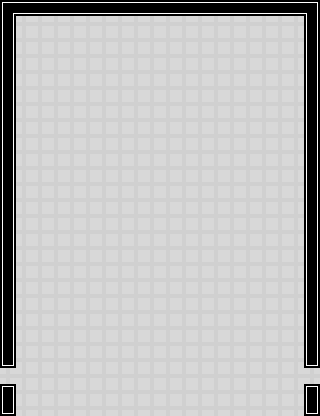

A level layout from a 2D game, rendered from its tile map. Below: a short description, then the map file with tile-grid data replaced by summaries:
An orthogonal 20x26 tile map with 16x16 px tiles, 1 tile layer (background), 1 hidden layer not drawn and 36 objects (35x brick, paddle).

<map version="1.0" orientation="orthogonal" width="20" height="26" tilewidth="16" tileheight="16">
 <properties>
  <property name="name" value="swirl" />
 </properties>
 <tileset firstgid="1" name="tiles16" tilewidth="16" tileheight="16">
  <image source="../img/tiles16.png" width="192" height="144" />
  <tile id="79">
   <properties>
    <property name="type" value="solid" />
   </properties>
  </tile>
 </tileset>
 <layer name="background" width="20" height="26">
  <data>[520 cells, 520 non-empty, 7 distinct tile ids]</data>
 </layer>
 <layer name="collision" width="20" height="26" visible="0">
  <data>[520 cells, 70 non-empty, 1 distinct tile ids]</data>
 </layer>
 <objectgroup color="#0055ff" name="BlueBricks" width="20" height="26">
  <object name="brick" x="144" y="64" width="32" height="16">
   <properties>
    <property name="color" value="blue" />
   </properties>
  </object>
  <object name="brick" x="48" y="144" width="32" height="16">
   <properties>
    <property name="color" value="blue" />
    <property name="hasPowerUp" value="true" />
   </properties>
  </object>
  <object name="brick" x="48" y="80" width="32" height="16">
   <properties>
    <property name="color" value="blue" />
    <property name="hasPowerUp" value="true" />
   </properties>
  </object>
  <object name="brick" x="240" y="112" width="32" height="16">
   <properties>
    <property name="color" value="blue" />
   </properties>
  </object>
  <object name="brick" x="112" y="176" width="32" height="16">
   <properties>
    <property name="color" value="blue" />
   </properties>
  </object>
  <object name="brick" x="112" y="144" width="32" height="16">
   <properties>
    <property name="color" value="blue" />
   </properties>
  </object>
  <object name="brick" x="240" y="176" width="32" height="16">
   <properties>
    <property name="color" value="blue" />
   </properties>
  </object>
  <object name="brick" x="144" y="96" width="32" height="16">
   <properties>
    <property name="color" value="blue" />
    <property name="hasPowerDown" value="true" />
   </properties>
  </object>
 </objectgroup>
 <objectgroup color="#ffaa00" name="OrangeBricks" width="20" height="26">
  <object name="brick" x="112" y="64" width="32" height="16">
   <properties>
    <property name="color" value="orange" />
   </properties>
  </object>
  <object name="brick" x="240" y="64" width="32" height="16">
   <properties>
    <property name="color" value="orange" />
   </properties>
  </object>
  <object name="brick" x="48" y="96" width="32" height="16">
   <properties>
    <property name="color" value="orange" />
   </properties>
  </object>
  <object name="brick" x="48" y="160" width="32" height="16">
   <properties>
    <property name="color" value="orange" />
   </properties>
  </object>
  <object name="brick" x="144" y="176" width="32" height="16">
   <properties>
    <property name="color" value="orange" />
   </properties>
  </object>
  <object name="brick" x="240" y="160" width="32" height="16">
   <properties>
    <property name="color" value="orange" />
   </properties>
  </object>
  <object name="brick" x="240" y="96" width="32" height="16">
   <properties>
    <property name="color" value="orange" />
   </properties>
  </object>
  <object name="brick" x="112" y="96" width="32" height="16">
   <properties>
    <property name="color" value="orange" />
   </properties>
  </object>
  <object name="brick" x="144" y="144" width="32" height="16">
   <properties>
    <property name="color" value="orange" />
   </properties>
  </object>
 </objectgroup>
 <objectgroup color="#55ff00" name="GreenBricks" width="20" height="26">
  <object name="brick" x="48" y="112" width="32" height="16">
   <properties>
    <property name="color" value="green" />
   </properties>
  </object>
  <object name="brick" x="80" y="64" width="32" height="16">
   <properties>
    <property name="color" value="green" />
   </properties>
  </object>
  <object name="brick" x="48" y="176" width="32" height="16">
   <properties>
    <property name="color" value="green" />
   </properties>
  </object>
  <object name="brick" x="208" y="64" width="32" height="16">
   <properties>
    <property name="color" value="green" />
   </properties>
  </object>
  <object name="brick" x="176" y="176" width="32" height="16">
   <properties>
    <property name="color" value="green" />
   </properties>
  </object>
  <object name="brick" x="112" y="112" width="32" height="16">
   <properties>
    <property name="color" value="green" />
   </properties>
  </object>
  <object name="brick" x="208" y="96" width="32" height="16">
   <properties>
    <property name="color" value="green" />
   </properties>
  </object>
  <object name="brick" x="240" y="144" width="32" height="16">
   <properties>
    <property name="color" value="green" />
   </properties>
  </object>
  <object name="brick" x="176" y="144" width="32" height="16">
   <properties>
    <property name="color" value="green" />
    <property name="hasPowerDown" value="true" />
   </properties>
  </object>
 </objectgroup>
 <objectgroup color="#ff0000" name="RedBricks" width="20" height="26">
  <object name="brick" x="176" y="128" width="32" height="16">
   <properties>
    <property name="color" value="red" />
   </properties>
  </object>
  <object name="brick" x="48" y="128" width="32" height="16">
   <properties>
    <property name="color" value="red" />
   </properties>
  </object>
  <object name="brick" x="48" y="64" width="32" height="16">
   <properties>
    <property name="color" value="red" />
   </properties>
  </object>
  <object name="brick" x="80" y="176" width="32" height="16">
   <properties>
    <property name="color" value="red" />
   </properties>
  </object>
  <object name="brick" x="208" y="176" width="32" height="16">
   <properties>
    <property name="color" value="red" />
    <property name="hasPowerDown" value="true" />
   </properties>
  </object>
  <object name="brick" x="240" y="128" width="32" height="16">
   <properties>
    <property name="color" value="red" />
   </properties>
  </object>
  <object name="brick" x="176" y="64" width="32" height="16">
   <properties>
    <property name="color" value="red" />
   </properties>
  </object>
  <object name="brick" x="112" y="128" width="32" height="16">
   <properties>
    <property name="color" value="red" />
   </properties>
  </object>
  <object name="brick" x="176" y="96" width="32" height="16">
   <properties>
    <property name="color" value="red" />
   </properties>
  </object>
 </objectgroup>
 <objectgroup color="#ff00ff" name="Objects" width="20" height="26">
  <object name="paddle" x="80" y="368" width="48" height="16" />
 </objectgroup>
</map>
